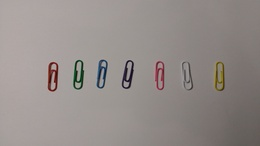
%> input picture Images/trbn1.jpg, 260 x 146 px, shrunk from 4160 x 2340 before the run
$ octave --eval "result = detect_paperclips(imread('Images/trbn1.jpg'));"   (GNU Octave 9; MATLAB toolbox functions it lacks are replaced by stand-ins)
%> lines starting %> are read from the running program, lines starting %| are printed output that depends on the picture; in (x1, y1, x2, y2) boxes, pixels count from 0 and x2, y2 are one past the last pixel; in counts of white or black regions, pixels touching at a corner belong together; the program's own positions count from 1
function [x, y, c] = detect_paperclips(image)
    % RGB components
    R = image(:, :, 1);
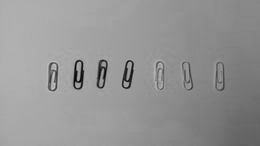
%> R: size 146x260 uint8; min 0, max 200, mean 148.4
    G = image(:, :, 2);
    B = image(:, :, 3);
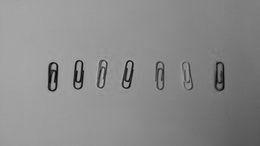
%> B: size 146x260 uint8; min 1, max 183, mean 138.1

    % HSV components
    imageHSV = rgb2hsv(image);
%> imageHSV: size 146x260x3 double; mean H, S, V 0.0777, 0.0789, 0.583
    H = imageHSV(:, :, 1);
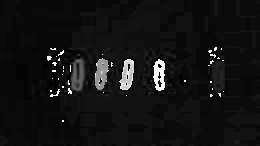
%> H: size 146x260 double; min 0, max 0.997, mean 0.0777
    S = imageHSV(:, :, 2);
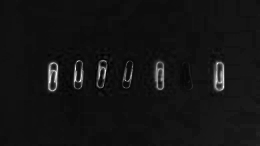
%> S: size 146x260 double; min 0, max 1, mean 0.0789
    V = imageHSV(:, :, 3);

    % Segmentation based on each color
    red = (H > 0 & H < 0.1) & R > 70 & G < 40 & B < 40;
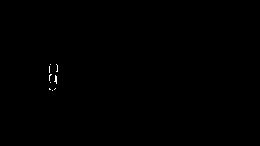
%> red: size 146x260 logical; 0.13% white in thin lines or dots, all inside (x1, y1, x2, y2) = (49, 64, 58, 91)
    green = (H > 0.35 & H < 0.45) & S > 0.25;
%> green: size 146x260 logical; 0.21% white in thin lines or dots, all inside (x1, y1, x2, y2) = (74, 60, 83, 89)
    blue = (H > 0.5 & H < 0.6) & S > 0.25;
%> blue: size 146x260 logical; 0.27% white in thin lines or dots, all inside (x1, y1, x2, y2) = (97, 60, 107, 88)
    purple = (H > 0.68 & H < 0.74) & S > 0.25;
%> purple: size 146x260 logical; 0.01% white in thin lines or dots, all inside (x1, y1, x2, y2) = (124, 73, 125, 76)
    pink = (H > 0.9 & H < 1) & S > 0.25;
%> pink: size 146x260 logical; 0.5% white; 4 white regions (3 under 20 px), largest, box (x1, y1, x2, y2) and area: (155, 61, 164, 90) 170
    yellow = (H > 0.12 & H < 0.15) & S > 0.25;
%> yellow: size 146x260 logical; 0.49% white; 1 white region, box (x1, y1, x2, y2) and area: (214, 62, 225, 91) 187
    white = imdilate(V,strel('disk', 15))-imerode(V,strel('disk', 15));
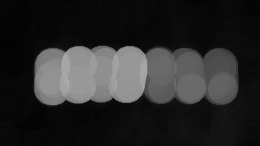
%> white: size 146x260 double; min 0.0157, max 0.675, mean 0.161
    white = white > 0.25;
%> white: size 146x260 logical; 27.5% white; 1 white region, box (x1, y1, x2, y2) and area: (34, 46, 238, 105) 10448
    white = imclose(white,strel('disk', 15));
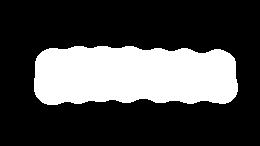
%> white: size 146x260 logical; 28.1% white; 1 white region, box (x1, y1, x2, y2) and area: (34, 46, 238, 105) 10663

    % Arrays
    colors = {red, green, blue, purple, pink, yellow, white};
%> colors = 7 items
    colorList = {'rouge', 'vert', 'bleu', 'mauve', 'rose', 'jaune', 'blanc'};

    for i = 1:length(colors)-1
        % Morphological operations
        colors{i} = imdilate(imopen(colors{i}, strel('disk', 5)),strel('disk', 70));

        % Remove regions with area smaller than 50000 pixels
        colors{i} = bwareaopen(colors{i}, 50000);
        colors{i} = colors{i}-bwareaopen(colors{i}, 400000); % To remove false positives due to the background
    end

    % White paperclip detection
    colors{6} = imdilate(colors{6},strel('disk', 20));
    mask = colors{1} | colors{2} | colors{3} | colors{4} | colors{5} | colors{6};
%> mask: size 146x260 logical; every value is 0
    colors{7} = colors{7} & ~mask;
    colors{7} = imdilate(colors{7},strel('disk', 55));
    colors{7} = bwareaopen(colors{7}, 40000);
    colors{7} = colors{7}-bwareaopen(colors{7}, 300000); % To remove paper lines

    % Initialization of output variables
    x = [];
    y = [];
    c = {};

    for i = 1:length(colors)

        % Connected regions
        connComp = bwconncomp(colors{i});
        stats = regionprops(connComp, 'Area');
        areas = [stats.Area];

       % Number of connected regions based on area
        mean_area = mean(areas); % Average area of regions
        k = 0; % Initialization of the number of regions

        for area = areas
            if(area > 1.2*mean_area || (length(areas) == 1 && area > 300000))
                k = k+2; % Count 2 regions for large regions
            else
                k = k+1;
            end
        end

        if(k ~= 0)
            [X, Y] = find(colors{i});

            % k-means
            rng(2); % Fix random state for k-means
            [idx, C] = kmeans([X, Y], k);

            % Save coordinates and colors
            for j = 1:size(C, 1)
                x = [x, C(j, 2)];
                y = [y, C(j, 1)];
                c = [c, colorList{i}];
            end
        end
    end
%> this loop made 7 passes
%> after the loop, c = {}
%> `result = detect_paperclips(imread('Images/trbn1.jpg'));`: result = []
end

$ run again, on Images/trbn10.jpg
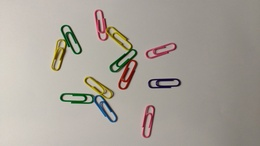
%> input picture Images/trbn10.jpg, 260 x 146 px, shrunk from 3000 x 1688 before the run
%> imageHSV: size 146x260x3 double; mean H, S, V 0.132, 0.11, 0.665
%> red: size 146x260 logical; 0.27% white in thin lines or dots, all inside (x1, y1, x2, y2) = (99, 25, 136, 89)
%> in detect_paperclips, `green = (H > 0.35 & H < 0.45) & S > 0.25;`:
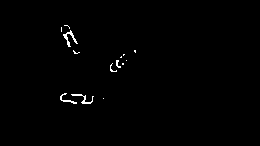
%> green: size 146x260 logical; 0.71% white in thin lines or dots, all inside (x1, y1, x2, y2) = (60, 25, 136, 104)
%> blue: size 146x260 logical; 0.4% white in thin lines or dots, all inside (x1, y1, x2, y2) = (94, 96, 116, 122)
%> purple: size 146x260 logical; 0.19% white in thin lines or dots, all inside (x1, y1, x2, y2) = (148, 79, 173, 88)
%> pink: size 146x260 logical; 1.6% white; 3 white regions, box (x1, y1, x2, y2) and area: (142, 105, 155, 138) 223, (145, 43, 176, 59) 204, (94, 10, 106, 41) 193
%> yellow: size 146x260 logical; 1.7% white; 8 white regions (5 under 20 px), largest, box (x1, y1, x2, y2) and area: (84, 76, 113, 100) 223, (50, 39, 66, 72) 220, (107, 26, 129, 51) 175
%> in detect_paperclips, `white = imclose(white,strel('disk', 15));`:
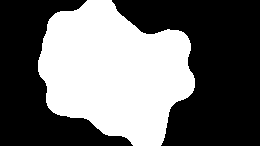
%> white: size 146x260 logical; 41.9% white; 1 white region, box (x1, y1, x2, y2) and area: (38, 0, 195, 146) 15904
%> colors = 7 items
%> mask: size 146x260 logical; every value is 0
%> the loop in detect_paperclips, `for i = 1:length(colors)` made 7 passes
%> after the loop in detect_paperclips, `for i = 1:length(colors)`: c = {}
%> result = []

$ run again, on Images/trbn11.jpg
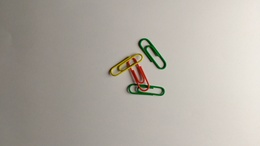
%> input picture Images/trbn11.jpg, 260 x 146 px, shrunk from 3000 x 1688 before the run
%> imageHSV: size 146x260x3 double; mean H, S, V 0.0997, 0.0939, 0.693
%> red: size 146x260 logical; 0.21% white in thin lines or dots, all inside (x1, y1, x2, y2) = (127, 58, 147, 91)
%> in detect_paperclips, `green = (H > 0.35 & H < 0.45) & S > 0.25;`:
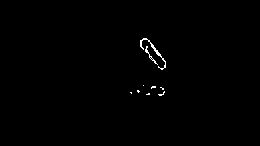
%> green: size 146x260 logical; 0.49% white in thin lines or dots, all inside (x1, y1, x2, y2) = (130, 38, 166, 96)
%> blue: size 146x260 logical; every value is 0
%> yellow: size 146x260 logical; 0.65% white; 5 white regions (4 under 20 px), largest, box (x1, y1, x2, y2) and area: (110, 53, 144, 77) 234
%> in detect_paperclips, `white = white > 0.25;`:
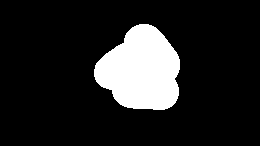
%> white: size 146x260 logical; 14% white; 1 white region, box (x1, y1, x2, y2) and area: (94, 24, 180, 110) 5321
%> colors = 7 items
%> the loop in detect_paperclips, `for i = 1:length(colors)` made 7 passes
%> after the loop in detect_paperclips, `for i = 1:length(colors)`: c = {}
%> result = []

$ run again, on Images/trbn12.jpg
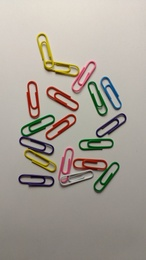
%> input picture Images/trbn12.jpg, 146 x 260 px, shrunk from 2340 x 4160 before the run
%> imageHSV: size 260x146x3 double; mean H, S, V 0.142, 0.138, 0.664
%> red: size 260x146 logical; 1% white in thin lines or dots, all inside (x1, y1, x2, y2) = (27, 82, 107, 170)
%> green: size 260x146 logical; 1.3% white in thin lines or dots, all inside (x1, y1, x2, y2) = (21, 82, 120, 192)
%> blue: size 260x146 logical; 0.56% white in thin lines or dots, all inside (x1, y1, x2, y2) = (24, 76, 122, 137)
%> purple: size 260x146 logical; 0.53% white in thin lines or dots, all inside (x1, y1, x2, y2) = (19, 114, 125, 186)
%> pink: size 260x146 logical; 1.2% white; 7 white regions (4 under 20 px), largest, box (x1, y1, x2, y2) and area: (72, 61, 96, 92) 237, (58, 148, 74, 180) 196, (61, 176, 69, 183) 30
%> yellow: size 260x146 logical; 2.3% white; 6 white regions (4 under 20 px), largest, box (x1, y1, x2, y2) and area: (36, 32, 80, 77) 579, (24, 148, 57, 173) 308
%> in detect_paperclips, `white = imclose(white,strel('disk', 15));`:
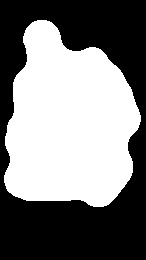
%> white: size 260x146 logical; 49.1% white; 1 white region, box (x1, y1, x2, y2) and area: (4, 20, 141, 207) 18637
%> colors = 7 items
%> mask: size 260x146 logical; every value is 0
%> the loop in detect_paperclips, `for i = 1:length(colors)` made 7 passes
%> after the loop in detect_paperclips, `for i = 1:length(colors)`: c = {}
%> result = []
